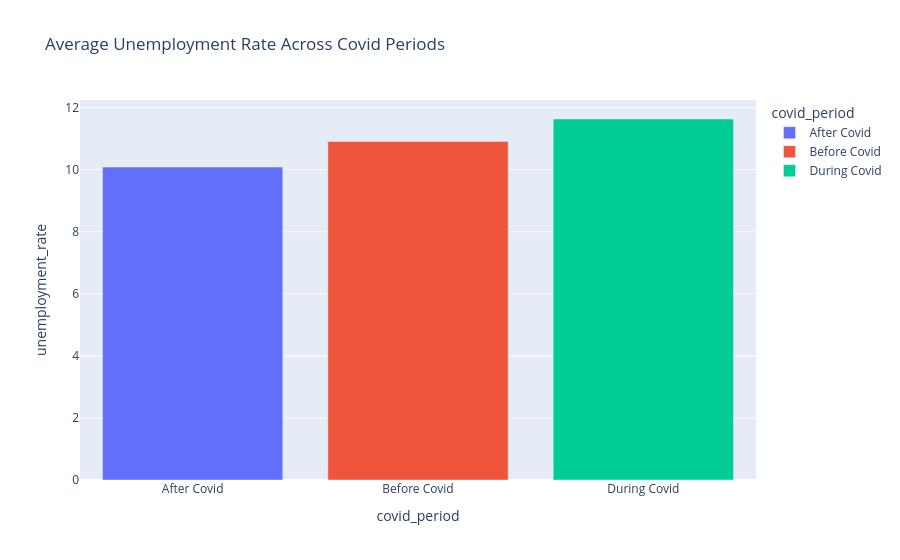

Notebook code for this chart:
### Code cell
# interactive covid comparison:
fig = px.bar(
    covid_avg,
    x="covid_period",
    y="unemployment_rate",
    color="covid_period",
    title="Average Unemployment Rate Across Covid Periods"
)
fig.show()

### Figure 1 — Plotly figure (JSON) as saved in the notebook; plotly's stock layout.template omitted (floating-point values rounded to 4 significant figures)
{"data": [{"hovertemplate": "covid_period=%{x}<br>unemployment_rate=%{y}<extra></extra>", "legendgroup": "After Covid", "marker": {"color": "#636efa", "pattern": {"shape": ""}}, "name": "After Covid", "orientation": "v", "showlegend": true, "textposition": "auto", "type": "bar", "x": ["After Covid"], "xaxis": "x", "y": [10.09], "yaxis": "y"}, {"hovertemplate": "covid_period=%{x}<br>unemployment_rate=%{y}<extra></extra>", "legendgroup": "Before Covid", "marker": {"color": "#EF553B", "pattern": {"shape": ""}}, "name": "Before Covid", "orientation": "v", "showlegend": true, "textposition": "auto", "type": "bar", "x": ["Before Covid"], "xaxis": "x", "y": [10.91], "yaxis": "y"}, {"hovertemplate": "covid_period=%{x}<br>unemployment_rate=%{y}<extra></extra>", "legendgroup": "During Covid", "marker": {"color": "#00cc96", "pattern": {"shape": ""}}, "name": "During Covid", "orientation": "v", "showlegend": true, "textposition": "auto", "type": "bar", "x": ["During Covid"], "xaxis": "x", "y": [11.64], "yaxis": "y"}], "layout": {"barmode": "relative", "legend": {"title": {"text": "covid_period"}, "tracegroupgap": 0}, "title": {"text": "Average Unemployment Rate Across Covid Periods"}, "xaxis": {"anchor": "y", "categoryarray": ["After Covid", "Before Covid", "During Covid"], "categoryorder": "array", "domain": [0, 1], "title": {"text": "covid_period"}}, "yaxis": {"anchor": "x", "domain": [0, 1], "title": {"text": "unemployment_rate"}}}}
